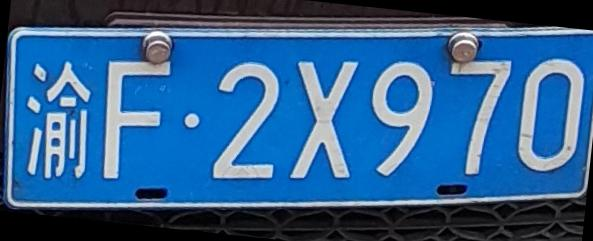
%> input picture 数字图像处理/结课大作业/MyWork/PlateRecognition/倾斜校正车牌.jpg, 593 x 241 px
$ octave --eval "result = rando_bianhuan(imread('倾斜校正车牌.jpg'));"   (GNU Octave 9; MATLAB toolbox functions it lacks are replaced by stand-ins)
%> lines starting %> are read from the running program, lines starting %| are printed output that depends on the picture; in (x1, y1, x2, y2) boxes, pixels count from 0 and x2, y2 are one past the last pixel; in counts of white or black regions, pixels touching at a corner belong together; the program's own positions count from 1
function [picture,angle] = rando_bianhuan(bw) %倾斜校正
% picture 返回校正后的图片 angle倾斜角度

I=rgb2gray(bw);
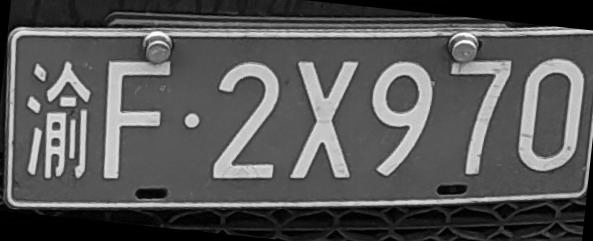
%> I: size 241x593 uint8; min 0, max 255, mean 87.1
%rgb2gray 函数通过消除色调和饱和度信息，同时保留亮度 将RGB图像转换为灰度图。
I=edge(I); %返回二值图像 BW，其中的值 1 对应于灰度或二值图像 I 中函数找到边缘的位置，值 0 对应于其他位置
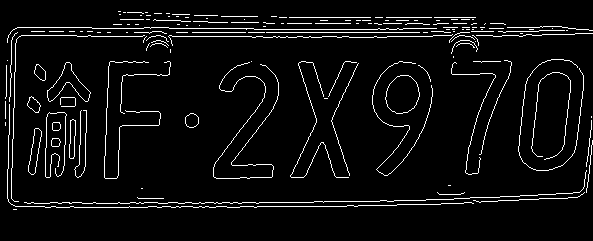
%> I: size 241x593 logical; 5.2% white in thin lines or dots, all inside (x1, y1, x2, y2) = (5, 11, 593, 210)
theta = 1:180;
[R,~] = radon(I,theta); %返回基于 theta 所指定角度的 Radon 变换。
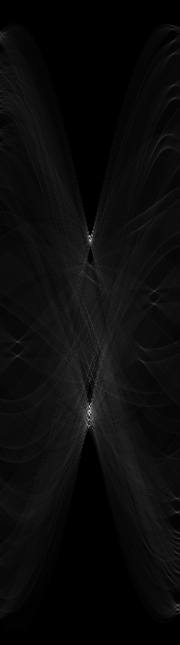
%> R: size 645x180 double; min 0, max 240, mean 11.6
[~,J] = find(R>=max(max(R)));  %J记录了倾斜角
%> J = 90
angle=90-J;
%> angle = 0
picture=imrotate(bw,angle,'bilinear','crop'); %返回旋转后的图像矩阵。正数表示逆时针旋转 负数表示顺时针旋转。
%> picture is the input picture: size 241x593x3 uint8; mean R, G, B 47.8, 96.4, 143
figure('Name','倾斜校正图像');
imshow(picture);title('倾斜校正');
imwrite(picture,'倾斜校正车牌.jpg');
